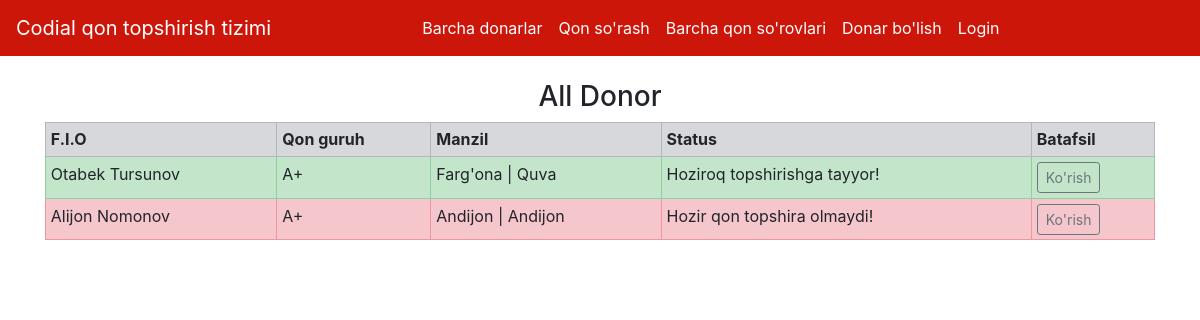
Screenshot of /donorlar/1/ with the database file from the repository.
### HomeApp/models.py (models this page shows, shortened)
class Donor(models.Model):
    donor = models.OneToOneField(User, on_delete=models.CASCADE, blank=True, null=True)
    t_sana = models.DateField(blank=True)
    tel = models.CharField(max_length=20)
    vil = models.CharField(max_length=100)
    tuman = models.CharField(max_length=100)
    manzil = models.TextField(max_length=500, blank=True)
    qon_guruh = models.ForeignKey(QonGuruh, on_delete=models.CASCADE)
    jins = models.CharField(max_length=10, choices=[
        ("Erkak", "Erkak"),
        ("Ayol", "Ayol"),
    ])
    rasm = models.ImageField(upload_to="", blank=True)
    topshirishga_tayyor = models.BooleanField(default=True)

class QonGuruh(models.Model):
    nom = models.CharField(max_length=5)
    def __str__(self):
        return self.nom

### HomeApp/views.py (the view)
# urls.py: path('donorlar/<int:pk>/', DonorlarView.as_view()),
class DonorlarView(View):
    def get(self, request, pk):
        qon_guruh = QonGuruh.objects.filter(id=pk).first()
        data = {
            "donorlar": Donor.objects.filter(qon_guruh=qon_guruh)
        }
        return render(request, "donorlar.html", data)

### templates/donorlar.html (shortened to what this page needs)
{% extends 'base.html' %}
{% block body %}
<div class="container">
{% if donorlar %}
<h3 class="text-center">All Donor</h3>
<table class="table table-sm table-bordered">
  <tr class="table-secondary">
    <th>F.I.O</th>
    <th>Qon guruh</th>
    <th>Manzil</th>
    <th>Status</th>
    <th>Batafsil</th>
  </tr>
  {% for i in donorlar %}
    {% if i.topshirishga_tayyor %}
      <tr class="table-success">
        <td>{{i.donor.first_name}} {{i.donor.last_name}}</td>
        <td>{{i.qon_guruh}}</td>
        <td>{{i.vil}} | {{i.tuman}}</td>
        <td>Hoziroq topshirishga tayyor!</td>
        <td><a href="/donor/{{i.id}}/" class="btn btn-sm btn-outline-secondary">Ko'rish</a></td>
      </tr>
    {% else %}
      <tr class="table-danger">
        <td>{{i.donor.first_name}} {{i.donor.last_name}}</td>
        <td>{{i.qon_guruh}}</td>
        <td>{{i.vil}} | {{i.tuman}}</td>
        <td>Hozir qon topshira olmaydi!</td>
        <td><a href="/donor/{{i.id}}/" class="btn btn-sm btn-outline-secondary">Ko'rish</a></td>
      </tr>
    {% endif %}
  {% endfor %}
</table>
{% else %}
<h2>Donor mavjud emas</h2>
{% endif %}
</div>
{% endblock %}

### rows the page displays
Donor: donor.first_name "Otabek", donor.last_name "Tursunov", qon_guruh "A+", vil "Farg'ona", tuman "Quva"
Donor: donor.first_name "Alijon", donor.last_name "Nomonov", qon_guruh "A+", vil "Andijon", tuman "Andijon"
